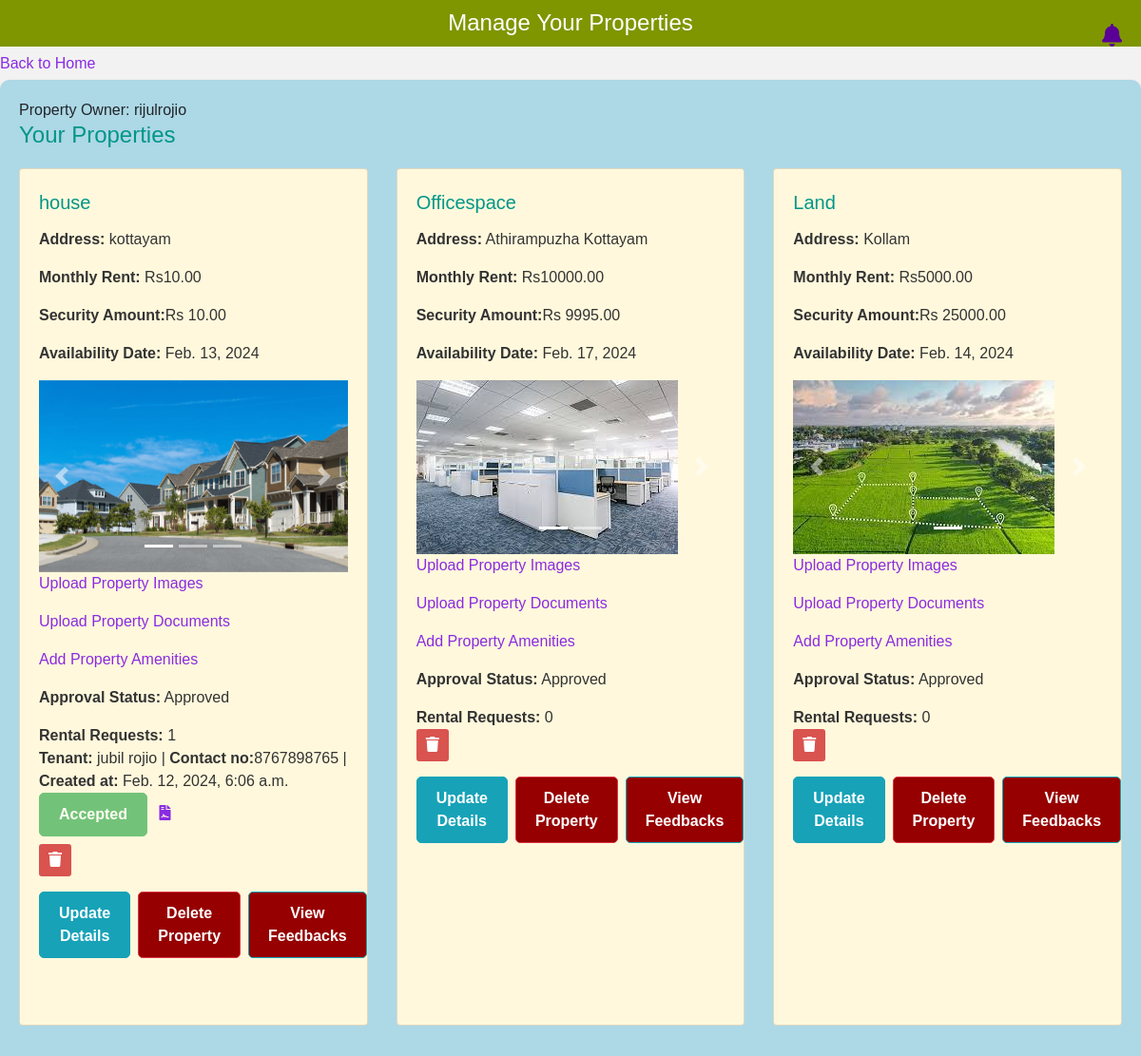
The app's page /manageprop/ (signed in, upper part), older data.
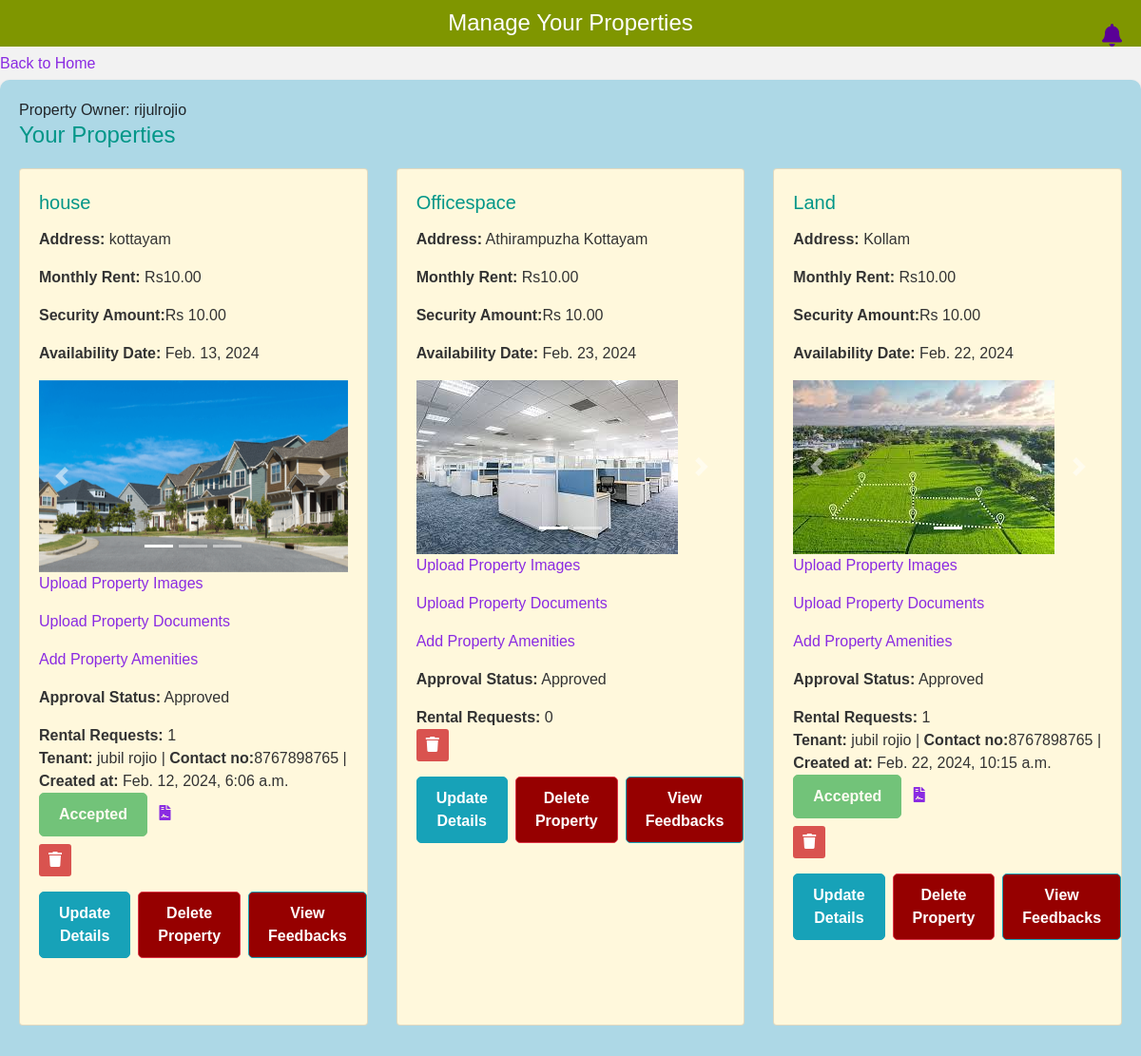
The same page, newer data.
### rental/models.py (models this page shows, shortened)
class Property(models.Model):
    property_owner = models.ForeignKey(
        get_user_model(),
        on_delete=models.CASCADE
    )
    property_type = models.CharField(max_length=20, choices=[('apartment', 'Apartment'), ('house', 'House'), ('office', 'Office')])
    address = models.CharField(max_length=255)
    monthly_rent = models.DecimalField(max_digits=10, decimal_places=2)
    security_deposit = models.DecimalField(max_digits=10, decimal_places=2)
    lease_duration = models.CharField(max_length=20, choices=[('1 year', '1 Year'), ('month-to-month', 'Month-to-Month')])
    availability_date = models.DateField()
    APPROVAL_CHOICES = [
        ('pending', 'Pending'),
        ('approved', 'Approved'),
        ('rejected', 'Rejected'),
    ]
    approval_status = models.CharField(
        max_length=20,
        choices=APPROVAL_CHOICES,
        default='pending',
    )
    deleted = models.BooleanField(default=False)

class PropertyImage(models.Model):
    property = models.ForeignKey(Property, on_delete=models.CASCADE)
    category = models.CharField(max_length=20)  # Add a category field
    image = models.ImageField(upload_to='property_images/')

class RentalRequest(models.Model):
    PENDING = 'Pending'
    ACCEPTED = 'Accepted'
    REJECTED = 'Rejected'
    STATUS_CHOICES = [
        (PENDING, 'Pending'),
        (ACCEPTED, 'Accepted'),
        (REJECTED, 'Rejected'),
    ]
    property = models.ForeignKey(Property, on_delete=models.CASCADE)
    tenant = models.ForeignKey(Profile, on_delete=models.CASCADE)
    created_at = models.DateTimeField(auto_now_add=True)
    status = models.CharField(max_length=20, choices=STATUS_CHOICES, default=PENDING)

class Profile(models.Model):
    user = models.OneToOneField(get_user_model(), on_delete=models.CASCADE)
    full_name = models.CharField(max_length=255, null=True, blank=True)
    date_of_birth = models.DateField(null=True, blank=True)
    gender = models.CharField(max_length=10, null=True, blank=True)
    phone_number = models.CharField(max_length=15, null=True, blank=True)
    current_address = models.CharField(max_length=255, null=True, blank=True)
    photo_id = models.FileField(upload_to='photo_ids/', null=True, blank=True)

### rental/views.py (the view)
# urls.py: path('manageprop/',views.manageprop,name='manageprop'),
def manageprop(request):
    if 'username' in request.session:
        username = request.session['username']
        if request.method == 'POST':
            property_id_to_delete = request.POST.get('property_id_to_delete')
            if property_id_to_delete:
                property_to_delete = get_object_or_404(Property, id=property_id_to_delete)
                property_to_delete.deleted = True
                property_to_delete.save()
        try:
            user_profile = get_object_or_404(UserProfile, user__username=username)
        except UserProfile.DoesNotExist:
            user_profile = None
        if user_profile:
            properties = Property.objects.filter(property_owner=user_profile.user, deleted=False)
            for property in properties:
                property.payment_made = Payment.objects.filter(property=property).exists()
            for property in properties:
                property.feedback = PropertyFeedback.objects.filter(property=property)
            context = {
                'user_profile': user_profile,
                'properties': properties,  # Add properties to the context
            }
            return render(request, 'manageprop.html', context)
        else:
            return render(request, 'manageprop.html', {'error_message': 'User profile not found.'})
    else:
        return redirect('index')

### templates/manageprop.html (shortened to what the changed rows need)
{% load static %}
<!DOCTYPE html>
<html lang="en">
<head>
    <link rel="stylesheet" href="https://stackpath.bootstrapcdn.com/bootstrap/4.5.2/css/bootstrap.min.css">
    <link rel="stylesheet" href="https://cdnjs.cloudflare.com/ajax/libs/font-awesome/5.15.3/css/all.min.css">
    <link rel="stylesheet" href="https://cdnjs.cloudflare.com/ajax/libs/font-awesome/5.15.3/css/all.min.css">
</head>
<body>
    <h1>Manage Your Properties</h1>
    <div class="container">
        <section>
            <h2>Your Properties</h2>
            <div class="row">
                {% for property in properties %}
                    <div class="col-md-4 mb-4">
                        <div class="card">
                            <div class="card-body">
                                <p class="card-title">{{ property.property_type }}</p>
                                <p class="card-text"><strong>Address:</strong> {{ property.address }}</p>
                                <p class="card-text"><strong>Monthly Rent:</strong> Rs{{ property.monthly_rent }}</p>
                                <p class="card-text"><strong>Security Amount:</strong>Rs {{ property.security_deposit }}</p>
                                <p class="card-text"><strong>Availability Date:</strong> {{ property.availability_date }}</p>
                                <div id="propertyImageCarousel{{ property.id }}" class="carousel slide" data-ride="carousel">
                                    <ol class="carousel-indicators">
                                        {% for image in property.propertyimage_set.all %}
                                            <li data-target="#propertyImageCarousel{{ property.id }}" data-slide-to="{{ forloop.counter0 }}" {% if forloop.first %}class="active"{% endif %}></li>
                                        {% endfor %}
                                    </ol>
                                    <div class="carousel-inner">
                                        {% for image in property.propertyimage_set.all %}
                                            <div class="carousel-item {% if forloop.first %}active{% endif %}">
                                                <img src="{{ image.image.url }}" alt="{{ property.property_type }} Image" class="img-fluid">
                                            </div>
                                        {% empty %}
                                            <div class="carousel-item active">
                                                <div class="image-placeholder"></div>
                                            </div>
                                        {% endfor %}
                                    </div>
                                    <a class="carousel-control-prev" href="#propertyImageCarousel{{ property.id }}" role="button" data-slide="prev">
                                        <span class="carousel-control-prev-icon" aria-hidden="true"></span>
                                    </a>
                                    <a class="carousel-control-next" href="#propertyImageCarousel{{ property.id }}" role="button" data-slide="next">
                                        <span class="carousel-control-next-icon" aria-hidden="true"></span>
                                    </a>
                                </div>
                                <p class="card-text"><a href="{% url 'propimgup' property.id %}">Upload Property Images</a></p>
                                <p class="card-text"><a href="{% url 'propdocs' property.id %}">Upload Property Documents</a></p>
                                <p class="card-text"><a href="{% url 'propamenity' property.id %}">Add Property Amenities</a></p>
                                <p class="card-text"><strong>Approval Status:</strong> {{ property.approval_status }}</p>
                                <div class="card-text">
                                    <strong>Rental Requests:</strong> {{ property.rentalrequest_set.count }}
                                    <ul class="list-unstyled">
                                        {% for request in property.rentalrequest_set.all %}
                                            <li class="mb-2">
                                                <strong>Tenant:</strong> {{ request.tenant.full_name }} |
                                                <strong>Contact no:</strong>{{ request.tenant.phone_number }} |
                                                <strong>Created at:</strong> {{ request.created_at }}
                                                {% if request.status == 'Accepted' %}
                                                    <button class="btn btn-success" disabled>Accepted</button>
                                                    <a href="{% url 'lease' property.id %}">
                                                        <i class="fas fa-file-contract ml-2"></i>
                                                    </a>
                                                {% else %}
                                                    <form method="post" action="{% url 'accept_rental_request' request.id %}">
                                                        {% csrf_token %}
                                                        <button type="submit" class="btn btn-primary ml-2">Accept Request</button>
                                                    </form>
                                                {% endif %}
                                            </li>
                                        {% endfor %}
                                        <li>
                                            <form method="post" action="{% url 'clear_rental_requests' property.id %}">
                                                <button type="submit" class="clear-button"><i class="fas fa-trash"></i></button>
                                            </form>
                                        </li>
                                    </ul>
                                </div>
                                <div class="button-group mt-3">
                                    <a href="{% url 'update_property' property.id %}" class="btn btn-warning update-button">Update Details</a>
                                    {% if not property.payment_made %}
                                        <form method="post" onsubmit="return confirm('Are you sure you want to delete this property?');">
                                            <button type="submit" class="btn btn-danger ml-2">Delete Property</button>
                                        </form>
                                    {% endif %}
                                    <button type="button" class="btn btn-info ml-2" data-toggle="modal" data-target="#feedbackModal{{ property.id }}">View Feedbacks</button>
                                </div>
                            </div>
                        </div>
                    </div>
                {% endfor %}
            </div>
        </section>
    </div>
</body>
</html>

Row changes from the older to the newer data that the page shows:
changed Property "Officespace": monthly_rent "10000.00" → "10.00"; security_deposit "9995.00" → "10.00"; availability_date "Feb. 17, 2024" → "Feb. 23, 2024"
changed Property "Land": monthly_rent "5000.00" → "10.00"; security_deposit "25000.00" → "10.00"; availability_date "Feb. 14, 2024" → "Feb. 22, 2024"; rentalrequest_set.count "0" → "1"
added RentalRequest: tenant.full_name "jubil rojio", tenant.phone_number "8767898765", created_at "Feb. 22, 2024, 10:15 a.m.", status "Accepted", shown under Property "Land"
